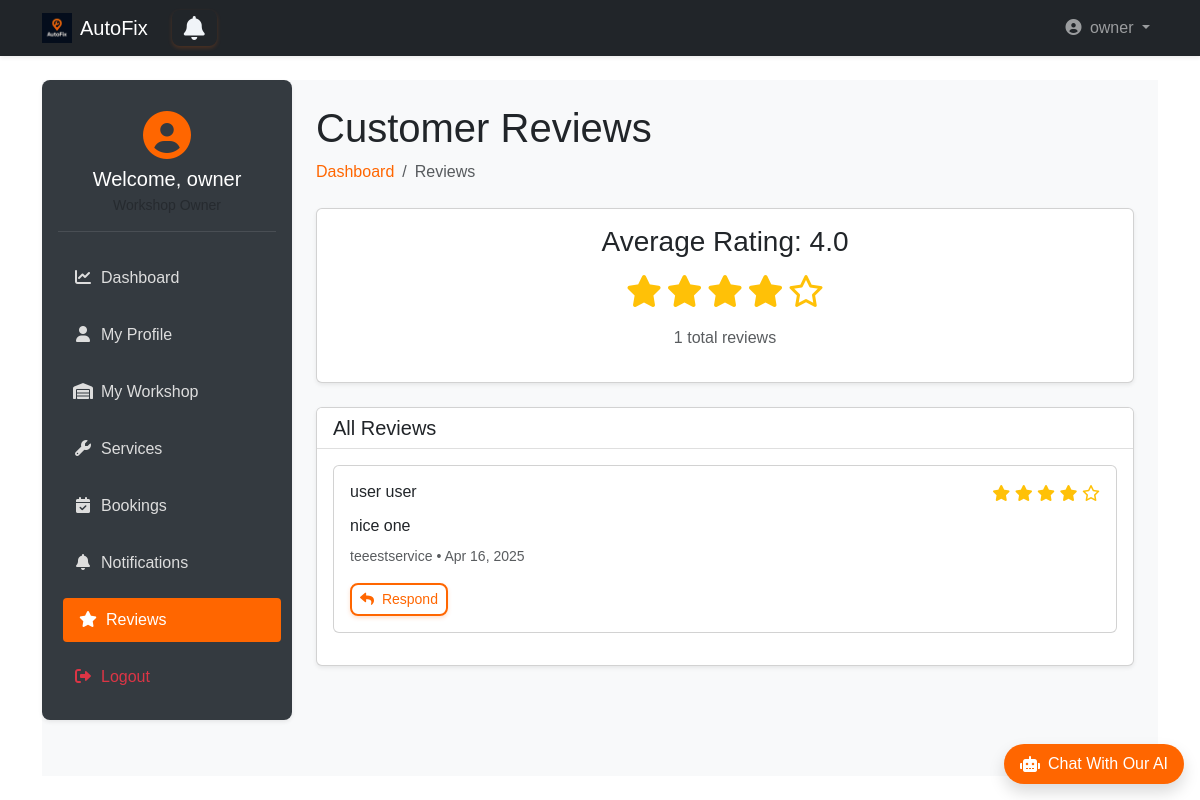
The app's page /owner_dashboard/owner/reviews/ (signed in) with its own data.
### accounts/models.py (models this page shows, shortened)
class User(AbstractUser):
    username = None
    email = models.EmailField(unique=True)
    phone = models.CharField(max_length=15, unique=True, blank=True)
    is_workshop_owner = models.BooleanField(default=False)
    address = models.ForeignKey(Address, on_delete=models.SET_NULL, null=True, blank=True)
    objects = UserManager()
    USERNAME_FIELD = 'email'
    REQUIRED_FIELDS = ['first_name', 'last_name']  # names required for registration
    def get_full_name(self):
        return f"{self.first_name} {self.last_name}"
    def get_short_name(self):
        return self.first_name

### reviews/models.py (models this page shows, shortened)
class Review(models.Model):
    user = models.ForeignKey(User, on_delete=models.CASCADE)
    workshop = models.ForeignKey(Workshop, on_delete=models.CASCADE)
    service = models.ForeignKey(Service, on_delete=models.CASCADE)
    rating = models.IntegerField(choices=[(i, i) for i in range(1, 6)])
    comment = models.TextField()
    response = models.TextField(null=True)
    created_at = models.DateTimeField(auto_now_add=True)
    objects = ReviewManager()
    class Meta:
        unique_together = ('user', 'workshop', 'service') #Prevents Multiple Reviews
        ordering = ['-created_at']

### workshops/models.py (models this page shows, shortened)
class Service(models.Model):
    workshop = models.ForeignKey(Workshop, on_delete=models.CASCADE, related_name='services')
    name = models.CharField(max_length=255)
    price = models.DecimalField(max_digits=10, decimal_places=2)
    description = models.TextField(blank=True)
    duration = models.PositiveIntegerField(help_text="Duration in minutes")

### owner_dashboard/views.py (the view)
# urls.py: path('owner/reviews/', views.reviews_management, name='reviews'),
def reviews_management(request):
    if not request.user.is_workshop_owner:
        return redirect('landing:main')
    try:
        workshop = request.user.workshop
    except AttributeError:
        return redirect('owner_dashboard:workshop')
    reviews = Review.objects.filter(workshop=workshop).order_by('-created_at')
    avg_rating = reviews.aggregate(Avg('rating'))['rating__avg']
    total_reviews = reviews.count()
    context = {
        'reviews': reviews,
        'avg_rating': round(avg_rating, 1) if avg_rating else None,
        'total_reviews': total_reviews,
    }
    return render(request, 'owner_dashboard/reviews.html', context)

### templates/owner_dashboard/reviews.html (shortened to what this page needs)
{% extends 'base2.html' %}
{% load static %}
{% block extra_css %}
<link rel="stylesheet" href="{% static 'css/owner_dashboard.css' %}">
{% endblock %}
{% block content %}
<div class="wrapper d-flex">
    <aside class="sidebar p-3 shadow-sm">
        <div class="user-profile mb-4 text-center">
            <div class="avatar mb-2">
                <i class="fas fa-user-circle fa-3x"></i>
            </div>
            <h5 class="welcome mb-1">Welcome, {{ user.get_short_name }}</h5>
            <small class="text-muted">Workshop Owner</small>
        </div>
        <nav class="menu d-flex flex-column gap-2">
            <a href="{% url 'owner_dashboard:dashboard' %}">
                <i class="fas fa-chart-line me-2"></i>Dashboard
            </a>
            <a href="{% url 'owner_dashboard:profile' %}">
                <i class="fas fa-user me-2"></i>My Profile
            </a>
            <a href="{% url 'owner_dashboard:workshop' %}">
                <i class="fas fa-warehouse me-2"></i>My Workshop
            </a>
            <a href="{% url 'owner_dashboard:services' %}">
                <i class="fas fa-wrench me-2"></i>Services
            </a>
            <a href="{% url 'owner_dashboard:bookings' %}">
                <i class="fas fa-calendar-check me-2"></i>Bookings
            </a>
            <a href="{% url 'owner_dashboard:notifications' %}">
                <i class="fas fa-bell me-2"></i>Notifications
            </a>
            <a href="{% url 'owner_dashboard:reviews' %}" class="active-link">
                <i class="fas fa-star me-2"></i>Reviews
            </a>
            <a href="{% url 'accounts:logout' %}" class="text-danger">
                <i class="fas fa-sign-out-alt me-2"></i>Logout
            </a>
        </nav>
    </aside>
    <main class="main-content flex-grow-1 p-4">
        <div class="dashboard-header mb-4">
            <h1>Customer Reviews</h1>
            <nav aria-label="breadcrumb">
                <ol class="breadcrumb">
                    <li class="breadcrumb-item"><a class="text-decoration-none" style="color: #ff6600;"
                        href="{% url 'owner_dashboard:dashboard' %}">Dashboard</a></li>
                    <li class="breadcrumb-item active" aria-current="page">Reviews</li>
                </ol>
            </nav>
        </div>
        <div class="card shadow-sm mb-4">
            <div class="card-body text-center">
                <h3 class="mb-3">Average Rating: {{ avg_rating|default:"No reviews yet" }}</h3>
                <div class="star-rating mb-3">
                    {% if avg_rating %}
                        {% for i in "12345" %}
                            {% if forloop.counter <= avg_rating %}
                                <i class="fas fa-star fa-2x"></i>
                            {% else %}
                                <i class="far fa-star fa-2x"></i>
                            {% endif %}
                        {% endfor %}
                    {% else %}
                        <i class="far fa-star fa-2x text-muted"></i>
                        <i class="far fa-star fa-2x text-muted"></i>
                        <i class="far fa-star fa-2x text-muted"></i>
                        <i class="far fa-star fa-2x text-muted"></i>
                        <i class="far fa-star fa-2x text-muted"></i>
                    {% endif %}
                </div>
                <p class="text-muted">{{ total_reviews }} total reviews</p>
            </div>
        </div>
        <div class="card shadow-sm">
            <div class="card-header bg-white">
                <h5 class="mb-0">All Reviews</h5>
            </div>
            <div class="card-body">
                {% if reviews %}
                    {% for review in reviews %}
                    <div class="review-card card mb-3">
                        <div class="card-body">
                            <div class="d-flex justify-content-between mb-2">
                                <h6 class="mb-0">{{ review.user.get_full_name }}</h6>
                                <div class="star-rating">
                                    {% for i in "12345" %}
                                        {% if forloop.counter <= review.rating %}
                                            <i class="fas fa-star"></i>
                                        {% else %}
                                            <i class="far fa-star"></i>
                                        {% endif %}
                                    {% endfor %}
                                </div>
                            </div>
                            <p class="mb-2">{{ review.comment }}</p>
                            <small class="text-muted">
                                {{ review.service.name }} • {{ review.created_at|date:"M j, Y" }}
                            </small>
                            {% if review.response %}
                            <div class="mt-3 p-3 bg-light rounded">
                                <strong>Your response:</strong>
                                <p class="mb-0">{{ review.response }}</p>
                            </div>
                            {% else %}
                            <div class="mt-3">
                                <button class="btn btn-sm btn-outline-primary"  data-bs-toggle="modal"
                                        data-bs-target="#respondModal{{ review.id }}">
                                    <i class="fas fa-reply me-1"></i> Respond
                                </button>
                            </div>
                            {% endif %}
                        </div>
                    </div>
                    {% endfor %}
                {% else %}
                    <div class="text-center py-5">
                        <i class="fas fa-star fa-4x text-muted mb-4"></i>
                        <h3>No Reviews Yet</h3>
                        <p class="text-muted">Your workshop hasn't received any reviews yet.</p>
                    </div>
                {% endif %}
            </div>
        </div>
    </main>
</div>
{% endblock %}

### templates/base2.html (shortened to what this page needs)
{% load static bootstrap5 %}
{% bootstrap_css %}
<!DOCTYPE html>
<html lang="en" dir="{% if LANGUAGE_CODE == 'ar' %}rtl{% else %}ltr{% endif %}">
<head>
    <link rel="stylesheet" href="https://cdnjs.cloudflare.com/ajax/libs/font-awesome/6.4.0/css/all.min.css">
    <link rel="stylesheet" href="{% static 'css/style.css' %}">
    <link rel="stylesheet" href="{% static 'css/ai_style.css' %}">
    {% block extra_css %}
    {% endblock %}
</head>
<body class="d-flex flex-column min-vh-100">
<nav class="navbar navbar-expand-lg navbar-dark bg-dark shadow-sm">
    <div class="container">
        <a class="navbar-brand d-flex align-items-center gap-2" href="{% if user.is_authenticated %}{% url 'landing:dashboard' %}{% else %}{% url 'landing:main' %}{% endif %}">
            <img src="{% static 'img/dark_logo.png' %}" alt="AutoFix" width="30" height="30">
            AutoFix
        </a>
        <a {% if request.user.is_workshop_owner %} href="{% url 'owner_dashboard:notifications' %}"
            {% elif request.user.is_superuser %} href="{% url 'admin_dashboard:notifications' %}"
            {% else %} href="{% url 'user_dashboard:notifications' %}" {% endif %}
            id="notifications-btn" class="btn btn-outline-primary position-relative mx-2">
             <i class="fa fa-bell"></i>
       </a>
        <div class="collapse navbar-collapse" id="navbarMain">
            <ul class="navbar-nav ms-auto">
                {% if user.is_authenticated %}
                    <li class="nav-item dropdown">
                        <a class="nav-link dropdown-toggle" href="#" role="button" data-bs-toggle="dropdown">
                            <i class="fas fa-user-circle me-1"></i> {{ user.get_short_name }}
                        </a>
                    </li>
                {% endif %}
            </ul>
        </div>
    </div>
</nav>
<main class="flex-grow-1 py-4">
    <div class="container">
        {% block content %}
        {% endblock %}
    </div>
</main>
<div id="chat-container" class="position-fixed bottom-0 end-0 mb-3 me-3" style="z-index: 1000;">
    <div id="chat-bubble" class="bg-orange text-white rounded-pill shadow cursor-pointer d-flex align-items-center">
        <div class="d-flex align-items-center px-3 py-2">
            <i class="fas fa-robot me-2"></i>
            <p class="mb-0 fw-medium">Chat With Our AI</p>
        </div>
    </div>
</div>
<link rel="stylesheet" href="https://cdnjs.cloudflare.com/ajax/libs/font-awesome/6.0.0/css/all.min.css">
</body>
</html>

### static/css/style.css (style rules this page uses)
* { margin: 0; padding: 0; box-sizing: border-box; }
body, html { width: 100%; height: 100%; font-family: sans-serif; }
.wrapper { display: flex; height: 100%; }
.sidebar { width: 250px; background: #0d1b2a; color: #e0e1dd; display: flex; flex-direction: column; transition: width 0.3s; }
.menu { list-style: none; flex-grow: 1; }
#notifications-btn { background: none; border: none; font-size: 24px; cursor: pointer; position: relative; }
#notifications-btn .fa-bell { color: #f0f4f8; transition: color 0.3s; }

### static/css/ai_style.css (style rules this page uses)
.bg-orange { background-color: #ff6600 !important; }

### static/css/owner_dashboard.css (style rules this page uses)
.wrapper { display: flex; min-height: 80vh; background-color: #f8f9fa; }
.sidebar { width: 250px; background-color: #343a40; color: #fff; border-radius: 8px; position: sticky; top: 20px; height: fit-content; }
.sidebar .menu a { color: #ddd; padding: 10px 15px; display: block; border-radius: 4px; transition: all 0.3s; text-decoration: none; margin-bottom: 5px; }
.sidebar .menu a:hover, .sidebar .menu .active-link { background-color: #ff6600; color: #fff; transform: translateX(5px); }
.sidebar .menu a i { width: 20px; text-align: center; }
.main-content { flex-grow: 1; padding-left: 20px; }
.user-profile { padding: 15px 0; border-bottom: 1px solid rgba(255,255,255,0.1); }
.user-profile .avatar { color: #ff6600; }
.btn { border-radius: 8px; font-weight: 500; }
.btn.btn-outline-primary { border: 2px solid #ff6600; color: #ff6600; background-color: transparent; transition: all 0.3s ease-in-out; font-weight: 500; box-shadow: 0 2px 4px rgba(255, 102, 0, 0.2); }
.bg-white { background-color: white !important; }
.card-header { background-color: white; border-bottom: 1px solid rgba(0,0,0,0.125); }

### templates/owner_dashboard/reviews.html (style rules this page uses)
.review-card { transition: all 0.3s ease; }
.star-rating { color: #ffc107; }

### records on screen
User: get_short_name "owner"
Review: user.get_full_name "user user", rating 4 (drawn), comment "nice one", service.name "teeestservice", created_at "Apr 16, 2025"

### other values on screen
{{ avg_rating|default:"No reviews yet" }} "4.0"
{{ total_reviews }} "1"
